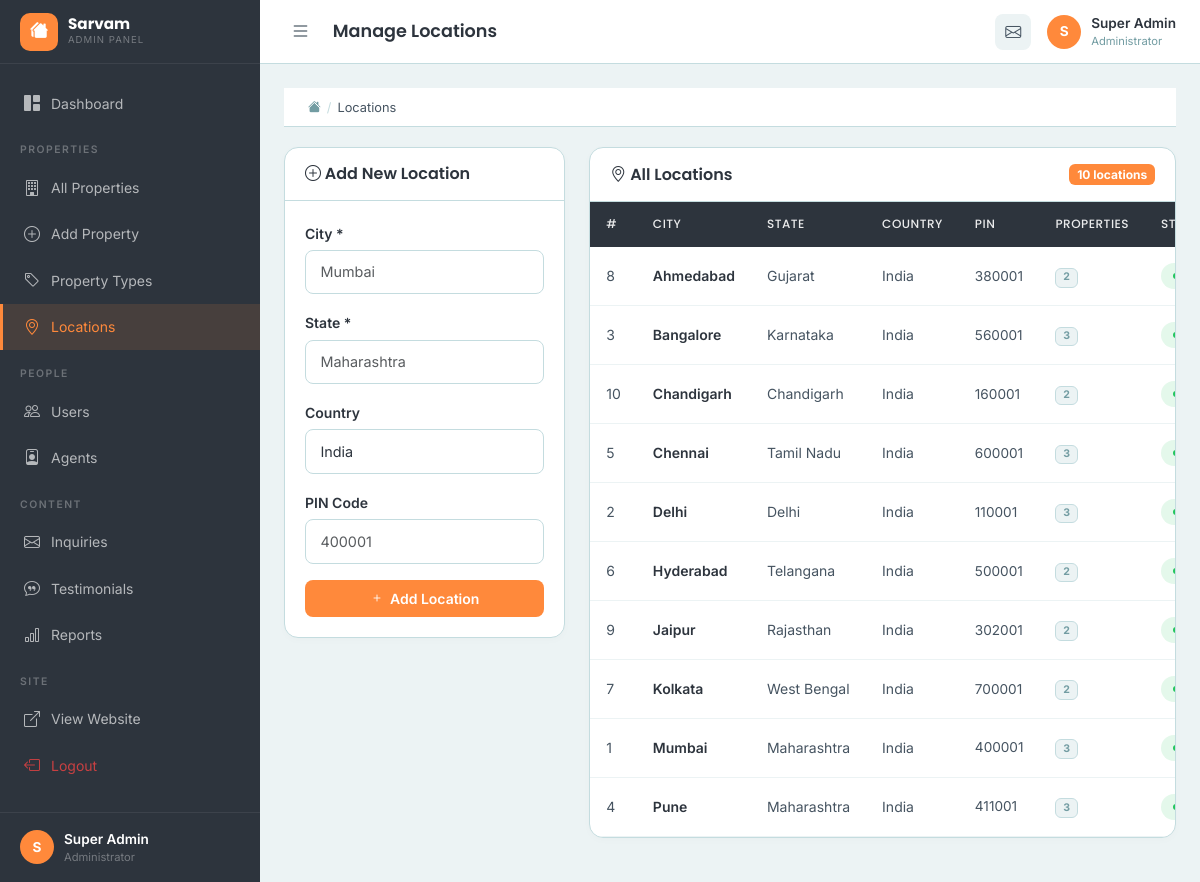
The page /admin/locations.php (signed in) on the database its author committed.
### tables this page shows
CREATE TABLE `locations` (
  `id` int(11) NOT NULL AUTO_INCREMENT,
  `city` varchar(100) NOT NULL,
  `state` varchar(100) NOT NULL,
  `country` varchar(100) NOT NULL DEFAULT 'India',
  `pincode` varchar(10) DEFAULT NULL,
  `status` enum('active','inactive') NOT NULL DEFAULT 'active',
  PRIMARY KEY (`id`)
);

### admin/locations.php (the view, shortened to what this page needs)
<?php
require_once __DIR__ . '/../config/db.php';
$current_page = 'locations';
$page_title   = 'Manage Locations';
$res=$conn->query("SELECT l.*, (SELECT COUNT(*) FROM properties p WHERE p.location_id=l.id) as prop_count FROM locations l ORDER BY l.city");
$locations = $res ? $res->fetchAll(PDO::FETCH_ASSOC) : [];
require_once __DIR__ . '/includes/header.php';
require_once __DIR__ . '/includes/sidebar.php';
?>
<div class="admin-breadcrumb">
    <a href="index.php"><i class="bi bi-house-fill"></i></a>
    <span class="separator">/</span><span>Locations</span>
</div>
<div class="row g-4">
    <div class="col-md-4">
        <div class="admin-card">
            <div class="admin-card-header">
                <h5 class="admin-card-title"><i class="bi bi-plus-circle"></i> Add New Location</h5>
            </div>
            <div class="admin-card-body">
                <form method="POST" class="admin-form">
                    <div class="mb-3">
                        <label class="form-label" style="color:#2D343D;font-weight:600;">City *</label>
                        <input type="text" name="city" class="form-control" required placeholder="Mumbai">
                    </div>
                    <div class="mb-3">
                        <label class="form-label" style="color:#2D343D;font-weight:600;">State *</label>
                        <input type="text" name="state" class="form-control" required placeholder="Maharashtra">
                    </div>
                    <div class="mb-3">
                        <label class="form-label" style="color:#2D343D;font-weight:600;">Country</label>
                        <input type="text" name="country" class="form-control" value="India">
                    </div>
                    <div class="mb-3">
                        <label class="form-label" style="color:#2D343D;font-weight:600;">PIN Code</label>
                        <input type="text" name="pincode" class="form-control" placeholder="400001">
                    </div>
                    <button type="submit" class="btn-admin-primary w-100"><i class="bi bi-plus"></i> Add Location</button>
                </form>
            </div>
        </div>
    </div>
    <div class="col-md-8">
        <div class="admin-card">
            <div class="admin-card-header">
                <h5 class="admin-card-title"><i class="bi bi-geo-alt"></i> All Locations</h5>
                <span class="badge" style="background:#FF893B;color:white;"><?= count($locations) ?> locations</span>
            </div>
            <div class="admin-table-wrap">
                <table class="admin-table">
                    <thead>
                        <tr><th>#</th><th>City</th><th>State</th><th>Country</th><th>PIN</th><th>Properties</th><th>Status</th><th>Actions</th></tr>
                    </thead>
                    <tbody>
                        <?php foreach ($locations as $l): ?>
                            <tr>
                                <td><?= $l['id'] ?></td>
                                <td style="font-weight:600;color:#2D343D;"><?= htmlspecialchars($l['city']) ?></td>
                                <td><?= htmlspecialchars($l['state']) ?></td>
                                <td><?= htmlspecialchars($l['country']) ?></td>
                                <td style="font-size:0.85rem;color:#465461;"><?= htmlspecialchars($l['pincode'] ?? '—') ?></td>
                                <td><span class="badge" style="background:#ECF3F4;color:#729CA2;border:1px solid #C4DCDF;"><?= $l['prop_count'] ?></span></td>
                                <td><span class="status-badge <?= $l['status']=='active' ? 'active' : 'pending' ?>"><?= ucfirst($l['status']) ?></span></td>
                            </tr>
                        <?php endforeach; ?>
                    </tbody>
                </table>
            </div>
        </div>
    </div>
</div>
<?php require_once __DIR__ . '/includes/footer.php'; ?>

### admin/includes/header.php (shortened to what this page needs)
<!DOCTYPE html>
<html lang="en">
<head>
    <link href="https://cdn.jsdelivr.net/npm/bootstrap@5.3.2/dist/css/bootstrap.min.css" rel="stylesheet">
    <link href="https://cdn.jsdelivr.net/npm/bootstrap-icons@1.11.3/font/bootstrap-icons.min.css" rel="stylesheet">
    <link href="<?= SITE_URL ?>/assets/css/admin.css" rel="stylesheet">
</head>
<body>
<div class="admin-wrapper">

### admin/includes/sidebar.php (shortened to what this page needs)
<?php
$admin_name = $_SESSION['admin_name'] ?? 'Admin';
$admin_initial = strtoupper(substr($admin_name, 0, 1));
?>
<nav class="admin-sidebar" id="adminSidebar">
    <div class="sidebar-logo">
        <div class="sidebar-logo-icon" style="background:#FF893B;"><i class="bi bi-houses-fill"></i></div>
        <div>
            <div class="sidebar-logo-text">Sarvam</div>
            <div class="sidebar-logo-sub">Admin Panel</div>
        </div>
    </div>
    <div class="sidebar-nav">
        <a href="<?= SITE_URL ?>/admin/index.php" class="sidebar-link <?= ($current_page=='dashboard') ? 'active' : '' ?>">
            <i class="bi bi-grid-1x2-fill"></i> Dashboard
        </a>
        <div class="sidebar-section-title">Properties</div>
        <a href="<?= SITE_URL ?>/admin/properties.php" class="sidebar-link <?= ($current_page=='properties') ? 'active' : '' ?>">
            <i class="bi bi-building"></i> All Properties
        </a>
        <a href="<?= SITE_URL ?>/admin/property-add.php" class="sidebar-link <?= ($current_page=='property-add') ? 'active' : '' ?>">
            <i class="bi bi-plus-circle"></i> Add Property
        </a>
        <a href="<?= SITE_URL ?>/admin/property-types.php" class="sidebar-link <?= ($current_page=='property-types') ? 'active' : '' ?>">
            <i class="bi bi-tag"></i> Property Types
        </a>
        <a href="<?= SITE_URL ?>/admin/locations.php" class="sidebar-link <?= ($current_page=='locations') ? 'active' : '' ?>">
            <i class="bi bi-geo-alt"></i> Locations
        </a>
        <div class="sidebar-section-title">People</div>
        <a href="<?= SITE_URL ?>/admin/users.php" class="sidebar-link <?= ($current_page=='users') ? 'active' : '' ?>">
            <i class="bi bi-people"></i> Users
        </a>
        <a href="<?= SITE_URL ?>/admin/agents.php" class="sidebar-link <?= ($current_page=='agents') ? 'active' : '' ?>">
            <i class="bi bi-person-badge"></i> Agents
        </a>
        <div class="sidebar-section-title">Content</div>
        <a href="<?= SITE_URL ?>/admin/inquiries.php" class="sidebar-link <?= ($current_page=='inquiries') ? 'active' : '' ?>">
            <i class="bi bi-envelope"></i> Inquiries
        </a>
        <a href="<?= SITE_URL ?>/admin/testimonials.php" class="sidebar-link <?= ($current_page=='testimonials') ? 'active' : '' ?>">
            <i class="bi bi-chat-quote"></i> Testimonials
        </a>
        <a href="<?= SITE_URL ?>/admin/reports.php" class="sidebar-link <?= ($current_page=='reports') ? 'active' : '' ?>">
            <i class="bi bi-bar-chart"></i> Reports
        </a>
        <div class="sidebar-section-title">Site</div>
        <a href="<?= SITE_URL ?>/" target="_blank" class="sidebar-link">
            <i class="bi bi-box-arrow-up-right"></i> View Website
        </a>
        <a href="<?= SITE_URL ?>/admin/logout.php" class="sidebar-link" style="color: rgba(239,68,68,0.8);">
            <i class="bi bi-box-arrow-left"></i> Logout
        </a>
    </div>
    <div class="sidebar-footer">
        <div class="sidebar-admin-avatar"><?= $admin_initial ?></div>
        <div>
            <div class="sidebar-admin-name"><?= htmlspecialchars($admin_name) ?></div>
            <div class="sidebar-admin-role">Administrator</div>
        </div>
    </div>
</nav>
<div class="admin-main">
    <header class="admin-header">
        <div class="admin-header-left">
            <button class="sidebar-toggle-btn" id="sidebarToggle" onclick="toggleSidebar()">
                <i class="bi bi-list"></i>
            </button>
            <h1 class="page-title"><?= htmlspecialchars($page_title ?? 'Dashboard') ?></h1>
        </div>
        <div class="admin-header-right">
            <a href="<?= SITE_URL ?>/admin/inquiries.php" class="header-btn" title="Inquiries">
                <i class="bi bi-envelope"></i>
            </a>
            <div class="header-admin-info">
                <div class="header-admin-avatar"><?= $admin_initial ?></div>
                <div class="header-admin-text">
                    <div class="name"><?= htmlspecialchars($admin_name) ?></div>
                    <div class="role">Administrator</div>
                </div>
            </div>
        </div>
    </header>
    <div class="admin-content">

### admin/includes/footer.php (shortened to what this page needs)
    </div>
</div>
</div>
</body>
</html>

### rows shown on the page
locations: id "8", city "Ahmedabad", state "Gujarat", country "India", pincode "380001", prop_count "2"
locations: id "3", city "Bangalore", state "Karnataka", country "India", pincode "560001", prop_count "3"
locations: id "10", city "Chandigarh", state "Chandigarh", country "India", pincode "160001", prop_count "2"
locations: id "5", city "Chennai", state "Tamil Nadu", country "India", pincode "600001", prop_count "3"
locations: id "2", city "Delhi", state "Delhi", country "India", pincode "110001", prop_count "3"
locations: id "6", city "Hyderabad", state "Telangana", country "India", pincode "500001", prop_count "2"
locations: id "9", city "Jaipur", state "Rajasthan", country "India", pincode "302001", prop_count "2"
locations: id "7", city "Kolkata", state "West Bengal", country "India", pincode "700001", prop_count "2"
locations: id "1", city "Mumbai", state "Maharashtra", country "India", pincode "400001", prop_count "3"
locations: id "4", city "Pune", state "Maharashtra", country "India", pincode "411001", prop_count "3"

### other values the page prints
$admin_initial "S"
$admin_name "Super Admin"
$page_title "Manage Locations"
count($locations) "10"
